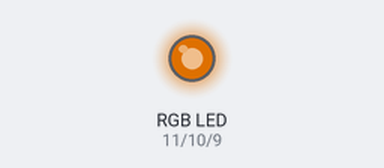
Recording of a sketch running on a simulated Arduino Uno, built with avr-gcc and run on an emulated ATmega328P. On the bench: an RGB LED mixed from three pins (HIGH = lit). Dim RGB values are drawn brighter than linear.

Above: at 0.1 s.
Timing chart, 0 to 1.6 s (numbered marks = the images above):
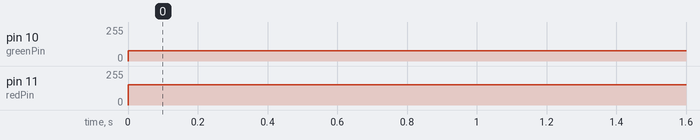

Measured:
- by itself, pin 10 (greenPin): 0/255 → 77/255 at 0.00 s
- by itself, pin 11 (redPin): 0/255 → 153/255 at 0.00 s

The sketch:

rgb.ino
```cpp
int redPin = 11;
int greenPin = 10;
int bluePin = 9;

#define COMMON_ANODE

void setup()
{
  pinMode(redPin, OUTPUT);
  pinMode(greenPin, OUTPUT);
  pinMode(bluePin, OUTPUT);
}

void loop()
{
  setColor(102, 178, 255);

}

void setColor(int red, int green, int blue)
{
  #ifdef COMMON_ANODE
    red = 255 - red;
    green = 255 - green;
    blue = 255 - blue;
  #endif
  analogWrite(redPin, red);
  analogWrite(greenPin, green);
  analogWrite(bluePin, blue);
}
```
